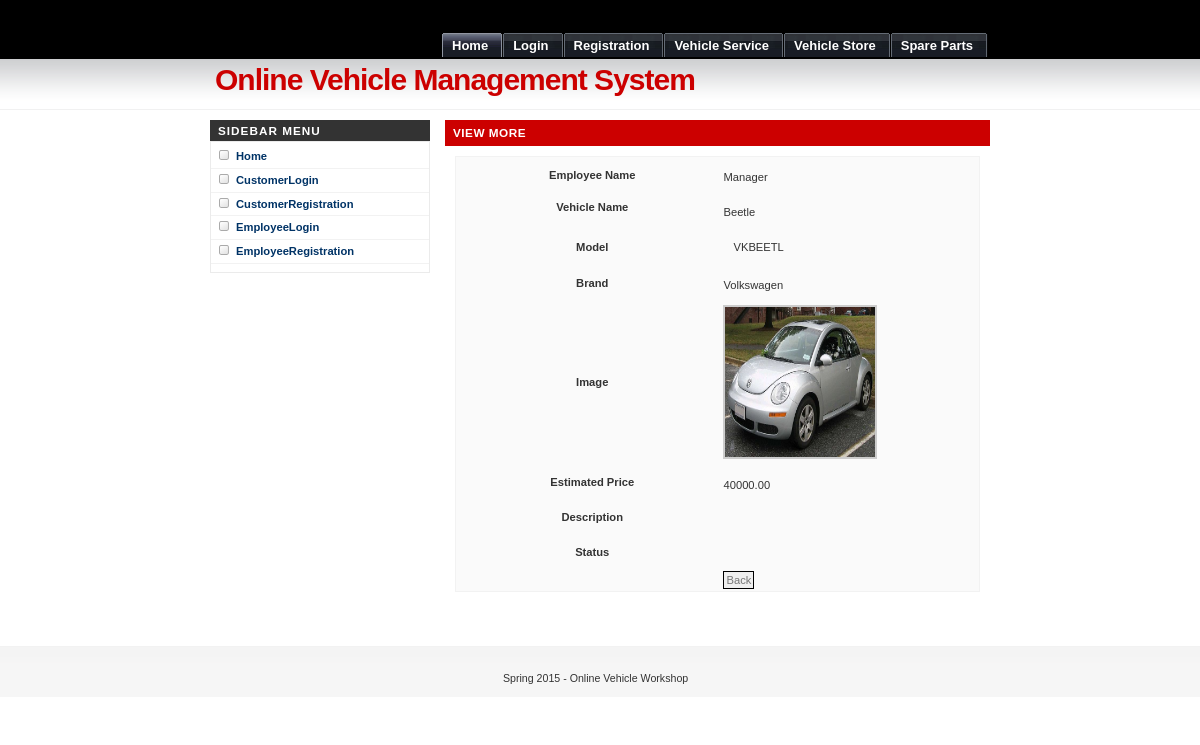
Screenshot of /viewvehiclestoremore.php?vehicleid=14 with the database file from the repository.
### tables this page shows
CREATE TABLE IF NOT EXISTS `employee` (
  `employeeid` int(10) NOT NULL AUTO_INCREMENT,
  `fname` varchar(25) NOT NULL,
  `lname` varchar(25) NOT NULL,
  `loginid` varchar(25) NOT NULL,
  `password` varchar(25) NOT NULL,
  `emailid` varchar(25) NOT NULL,
  `contactno1` varchar(25) NOT NULL,
  `contactno2` varchar(25) NOT NULL,
  `employeetype` varchar(25) NOT NULL,
  PRIMARY KEY (`employeeid`)
);

CREATE TABLE IF NOT EXISTS `vehiclestore` (
  `vehicleid` int(10) NOT NULL AUTO_INCREMENT,
  `empid` int(10) NOT NULL,
  `vehname` varchar(25) NOT NULL,
  `model` varchar(25) NOT NULL,
  `brand` varchar(25) NOT NULL,
  `images` text NOT NULL,
  `estprice` double(10,2) NOT NULL,
  `description` text NOT NULL,
  `status` varchar(25) NOT NULL,
  PRIMARY KEY (`vehicleid`)
);

### viewvehiclestoremore.php (the view, shortened to what this page needs)
<?php
include("header.php");
include("sidebar.php");
?>
<?php
$sql = mysql_query("select * from  vehiclestore where vehicleid='$_GET[vehicleid]'");
$row = mysql_fetch_array($sql);
?>
		<div id="main">
			<h1>View More</h1>
		<form action="viewvehiclestore.php" method="post" name="form1" id="form1">
			<table width="500", border="0">
			    <th width="169" height="33" scope="row">Employee Name</th>
			    <td width="140">
                  <?php
				  $result = mysql_query("select fname from employee where employeeid='$row[empid]'");
				  $res = mysql_fetch_array($result);
				  ?>
		       <?php echo $res['fname']; ?></td>
			  <tr>
			    <th height="33" scope="row">Vehicle Name
                  <label for="lname"></label></th>
			    <td><label for="vehname"></label>
		        <?php echo $row['vehname']; ?></td>
		      </tr>
			  <tr>
			    <th height="28" scope="row">Model</th>
			    <td><p>
		          <?php echo $row['model']; ?>
	            </td>
		      </tr>
			  <tr>
			    <th height="31" scope="row">Brand</th>
			    <td><label for="password"></label>
		         <?php echo $row['brand']; ?></td>
		      </tr>
			  <tr>
			    <th height="36" scope="row">Image</th>
			    <td><label for="confpass"></label>
			       <img src="upload/<?php echo $row['images']; ?>" width="150" height="150" />
		      </tr>
			  <tr>
			    <th height="33" scope="row">Estimated Price</th>
			    <td><label for="estprice"></label>
		         <?php echo $row['estprice']; ?></td>
		      </tr>
               <tr>
			    <th height="33" scope="row">Description</th>
			    <td><label for="estprice"></label>
		         <?php echo $row['description']; ?></td>
		      </tr>
               <tr>
			    <th height="33" scope="row">Status</th>
			    <td><label for="estprice"></label>
		         <?php echo $row['status']; ?></td>
		      </tr>
			  <tr>
			    <th scope="row">&nbsp;</th>
			    <td><input type="submit" name="submit" id="submit" value="Back" /></td>
		      </tr>
          </table>
</form>
			<p>&nbsp;</p>
<br />
		</div>
</div>
<?php
include("footer.php");
?>

### images/Underground.css (style rules this page uses)
* { margin: 0; padding: 0; }
body { margin: 0; padding: 0; font: 70%/1.5 Verdana, Tahoma, Arial, Helvetica, sans-serif; color: #333; background: #FFF url(bg.gif) repeat-x; }
h1, h2, h3 { font-family: Arial, 'Trebuchet MS', Sans-Serif; font-weight: bold; color: #333; }
h1 { font-size: 120%; letter-spacing: .5px; }
img { border: 2px solid #CCC; }
h1, h2, h3, p { padding: 0; margin: 10px; }
form { margin:10px; padding: 0 5px; border: 1px solid #f2f2f2; background-color: #FAFAFA; }
input { padding: 2px; border:1px solid #000; font: normal 1em Verdana, sans-serif; color:#777; }
#main { float: right; margin: 0; padding: 0; width: 545px; }
#main h1 { margin: 10px 0; padding: 4px 0 4px 8px; font-size: 105%; color: #FFF; text-transform: uppercase; background-color: #CC0000; letter-spacing: .5px; }

### rows the page displays
employee: fname "Manager"
vehiclestore: vehname "Beetle", model "VKBEETL", brand "Volkswagen", images (picture), estprice "40000.00"
